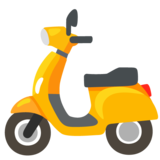
#> input picture images/motor-scooter_1f6f5.png, 160 x 160 px
$ python main.py
#> lines starting #> are read from the running program, lines starting #| are printed output that depends on the picture
import numpy as np
import matplotlib.pyplot as plt
from matplotlib.offsetbox import (OffsetImage, AnnotationBbox)
import seaborn as sns

sns.set_theme(context='talk', style='ticks')


m = 75 # kg masse cycliste + velo
delta_h = 10 # m dénivelé
L = 10000 # m distance parcourue

C_rr = 0.005 # FR = Crr⋅m⋅g  https://fr.wikipedia.org/wiki/R%C3%A9sistance_au_roulement  https://www.velomobil.ch/ch/sites/default/files/images/pages/reifenpruefstand/diagramm_cr_v.jpg
R_t = 0.4 # F = R_T v^2 https://pubmed.ncbi.nlm.nih.gov/468661/ le papier donne 0.2 pour un velo de route. Je prend *2 pour un velo de ville
g = 9.81 # m/s^2
Nombre_d_arret = 4 ## On suppose que le cycliste s'arrete 4 fois et doit donc fournir 4 fois l'enegie cinetique

E_eff = 0.2 # Rendement energétique cycliste https://en.wikipedia.org/wiki/Bicycle_performance or https://pubmed.ncbi.nlm.nih.gov/468661/
food_kgC02_kcal_vegan = 0.6/1000 # https://ourworldindata.org/grapher/ghg-kcal-poore
food_kgC02_kcal_moyen = 1.5/1000 # fig 2 de https://www.connaissancedesenergies.org/sites/default/files/pdf-actualites/etude-cas-impact-carbone-regimes-alimentaires-differencies-2011.pdf
food_kgC02_kcal_boeuf = 3/1000 # fig 2 de https://www.connaissancedesenergies.org/sites/default/files/pdf-actualites/etude-cas-impact-carbone-regimes-alimentaires-differencies-2011.pdf

E_velo_electrique = 0.4 # Rendement vélo 100% électrique à la louche
Electricite_kgC02_jool = 0.1 / (1000 * 60 * 60)  # Electricité francaise kgC02/kwh https://app.electricitymaps.com/zone/FR


def energie_totale(v, verbose = False):
    E_c = 0.5 * m * v**2 * Nombre_d_arret # Energie cinetique
    E_m = m * g * delta_h # Energie mécanique
    E_t = R_t * v**2 * L # Energie frottement air
    E_rr = C_rr * m * g * L # Energie frottement roulement
    E_tot = E_c + E_m + E_t + E_rr # Energie totale
    if verbose:
        print("Vitesse : ", v*3.6, "km/h")
        print("Energie cinétique : ", E_c/4000, "kcal")
        print("Energie mécanique : ", E_m/4000, "kcal")
        print("Energie frottement air : ", E_t/4000, "kcal")
        print("ENergie frottement roulement : ", E_rr/4000, "kcal")
        print(f"Energie totale  : {E_tot/4000:.2f} kcal ")
        print(f"Puissance instant : {E_tot*v/L:.2f} W")
        print()
    return E_tot

def C02_from_energie(E_tot, food_kgC02_kcal, verbose = False):
    kg_C02_bike_human = E_tot/4000 * 1/E_eff * food_kgC02_kcal
    kg_C02_bike_electrique = E_tot/E_velo_electrique * Electricite_kgC02_jool
    if verbose:
        print(f"Energie nourriture  : {E_tot/4000 * 1/E_eff:.2f} kcal = {kg_C02_bike_human:.2f} kg CO2")
        print(f"Trajet en vélo electrique : {E_tot/E_velo_electrique/1000 * 1/(60*60):.2f} kWh")
        print(f"Trajet en vélo electrique : {kg_C02_bike_electrique:.3f} kg CO2")
        print()
        print()
    return kg_C02_bike_human, kg_C02_bike_electrique

l_v = np.linspace(12, 27) / 3.6
l_kg_C02_bike_human_boeuf, l_kg_C02_bike_human_vegan, l_kg_C02_bike_human_vegan, l_kg_C02_bike_human, l_kg_C02_bike_electrique = [], [], [], [], []
for v in l_v:
    E_tot = energie_totale(v, verbose=True)
    kg_C02_bike_human, _ = C02_from_energie(E_tot, food_kgC02_kcal_boeuf)
    l_kg_C02_bike_human_boeuf.append(kg_C02_bike_human/L * 1000)
    kg_C02_bike_human, _ = C02_from_energie(E_tot, food_kgC02_kcal_vegan)
    l_kg_C02_bike_human_vegan.append(kg_C02_bike_human/L * 1000)
    kg_C02_bike_human, kg_C02_bike_electrique = C02_from_energie(E_tot, food_kgC02_kcal_moyen, verbose=True)
    l_kg_C02_bike_human.append(kg_C02_bike_human/L * 1000)
    l_kg_C02_bike_electrique.append(kg_C02_bike_electrique/L * 1000)

def plot_all(y_scale = "linear"):
    fig, ax = plt.subplots(figsize=(10, 5))
    #plt.plot([l_v[0]*3.6, l_v[-1]*3.6], [0.2, 0.2], label = "Voiture")
    plt.plot([l_v[0]*3.6, l_v[-1]*3.6], [0.08, 0.08], label = "Scooter")
    plt.plot(l_v*3.6, l_kg_C02_bike_human, label = "Cycliste français moyen")
    plt.plot(l_v*3.6, l_kg_C02_bike_human_vegan, label = "Cycliste vegan")
    plt.plot(l_v*3.6, l_kg_C02_bike_human_boeuf, label = "Cycliste carnivore")
    plt.plot(l_v*3.6, l_kg_C02_bike_electrique, label = "Vélo 100% électrique")
    plt.plot([l_v[0]*3.6, l_v[-1]*3.6], [0.003, 0.003], label = "Metro")
    plt.xlabel("Vitesse (km/h)")
    plt.ylabel("kg CO2 / km")
    plt.yscale(y_scale)

    def add_image(path_image, y_top, index_x = -2, zoom = 0.2):
#> called with path_image = 'images/motor-scooter_1f6f5.png', y_top = 0.08, index_x = -2, zoom = 0.2
        x_top = l_v[index_x]*3.6*1
        im = plt.imread(path_image)
#> im is the input picture: shape (160, 160, 4) float32; mean R, G, B, A 0.303, 0.239, 0.0936, 0.387
        imagebox = OffsetImage(im, zoom=zoom)#Annotation box for solar pv logo
        #Container for the imagebox referring to a specific position *xy*.
        ab = AnnotationBbox(imagebox, (x_top, y_top), frameon = False)
        ax.add_artist(ab)

    index_start = -2
    #add_image("images/automobile_1f697.png", 0.2, index_x=index_start)

    add_image("images/motor-scooter_1f6f5.png", 0.08, index_x=index_start)

    add_image("images/metro_1f687.png", 0.003, index_x=index_start, zoom=0.15)
#> call 2 of add_image, with path_image = 'images/metro_1f687.png', y_top = 0.003, index_x = -2, zoom = 0.15
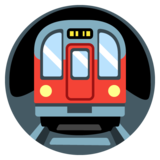
#> input picture images/metro_1f687.png, 160 x 160 px
#> in add_image, im is the input picture: shape (160, 160, 4) float32; mean R, G, B, A 0.278, 0.251, 0.262, 0.691

    add_image("images/bicycle_1f6b2.png", l_kg_C02_bike_human[index_start + 1], index_x=index_start)
#> call 3 of add_image, with path_image = 'images/bicycle_1f6b2.png', y_top = 0.052, index_x = -2, zoom = 0.2
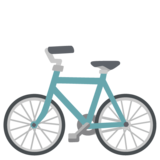
#> input picture images/bicycle_1f6b2.png, 160 x 160 px
#> in add_image, im is the input picture: shape (160, 160, 4) float32; mean R, G, B, A 0.184, 0.206, 0.21, 0.214

    add_image("images/bicycle_1f6b2.png", l_kg_C02_bike_human_boeuf[index_start + 1], index_x=index_start)
    add_image("images/cut-of-meat_1f969.png", l_kg_C02_bike_human_boeuf[index_start + 1], zoom=0.15, index_x=index_start + 1)
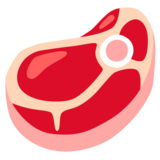
#> input picture images/cut-of-meat_1f969.png, 160 x 160 px
#> in add_image, im is the input picture: shape (160, 160, 4) float32; mean R, G, B, A 0.591, 0.262, 0.274, 0.601

    add_image("images/bicycle_1f6b2.png", l_kg_C02_bike_human_vegan[index_start + 1], index_x=index_start)
    add_image("images/green-salad_1f957.png", l_kg_C02_bike_human_vegan[index_start + 1], zoom=0.15, index_x=index_start + 1)
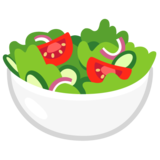
#> input picture images/green-salad_1f957.png, 160 x 160 px
#> in add_image, im is the input picture: shape (160, 160, 4) float32; mean R, G, B, A 0.408, 0.423, 0.305, 0.525

    add_image("images/bicycle_1f6b2.png", l_kg_C02_bike_electrique[index_start + 1], index_x=index_start)
    add_image("images/high-voltage_26a1.png", l_kg_C02_bike_electrique[index_start + 1], zoom=0.15, index_x=index_start + 1)
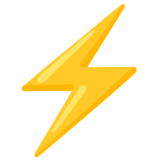
#> input picture images/high-voltage_26a1.png, 160 x 160 px
#> in add_image, im is the input picture: shape (160, 160, 4) float32; mean R, G, B, A 0.246, 0.193, 0.0349, 0.21

    plt.title("Comparaison des émissions de CO2 par km pour différents moyens de transport", fontsize=14)
    plt.legend(fontsize=12, loc="upper left")
    plt.tight_layout()
    plt.savefig("result_%s.png"%y_scale, dpi=500)
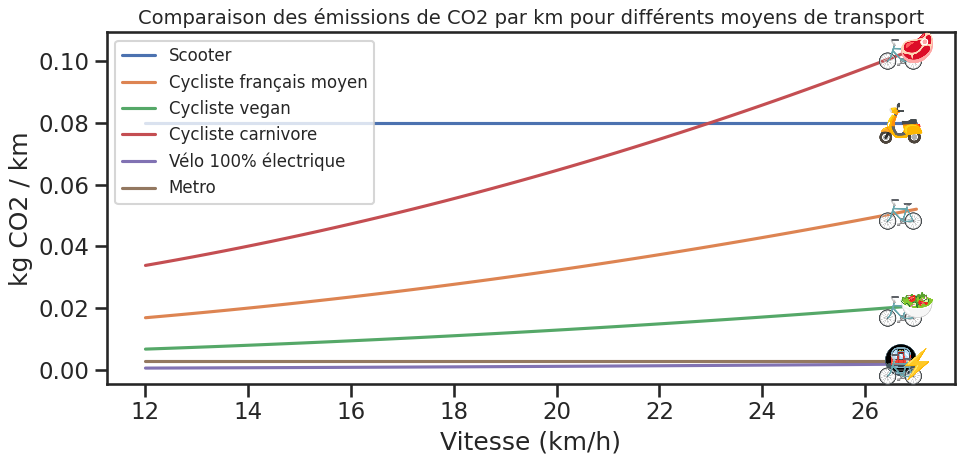
#> figure drawn by matplotlib, 1 panel; curve peaks at x = 27, y = 0.052; curve peaks at x = 27, y = 0.0208
    plt.show()

plot_all(y_scale = "linear")
plot_all(y_scale = "log")
#> call 2 of plot_all, with y_scale = 'log'
#> in plot_all (call 2), `plt.savefig("result_%s.png"%y_scale, dpi=500)`:
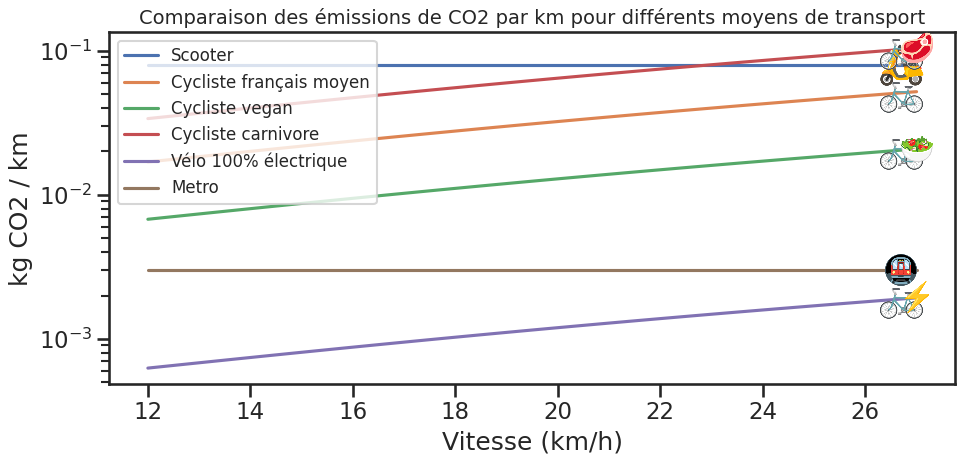
#> figure drawn by matplotlib, 1 panel; curve peaks at x = 27, y = 0.052; curve peaks at x = 27, y = 0.0208
